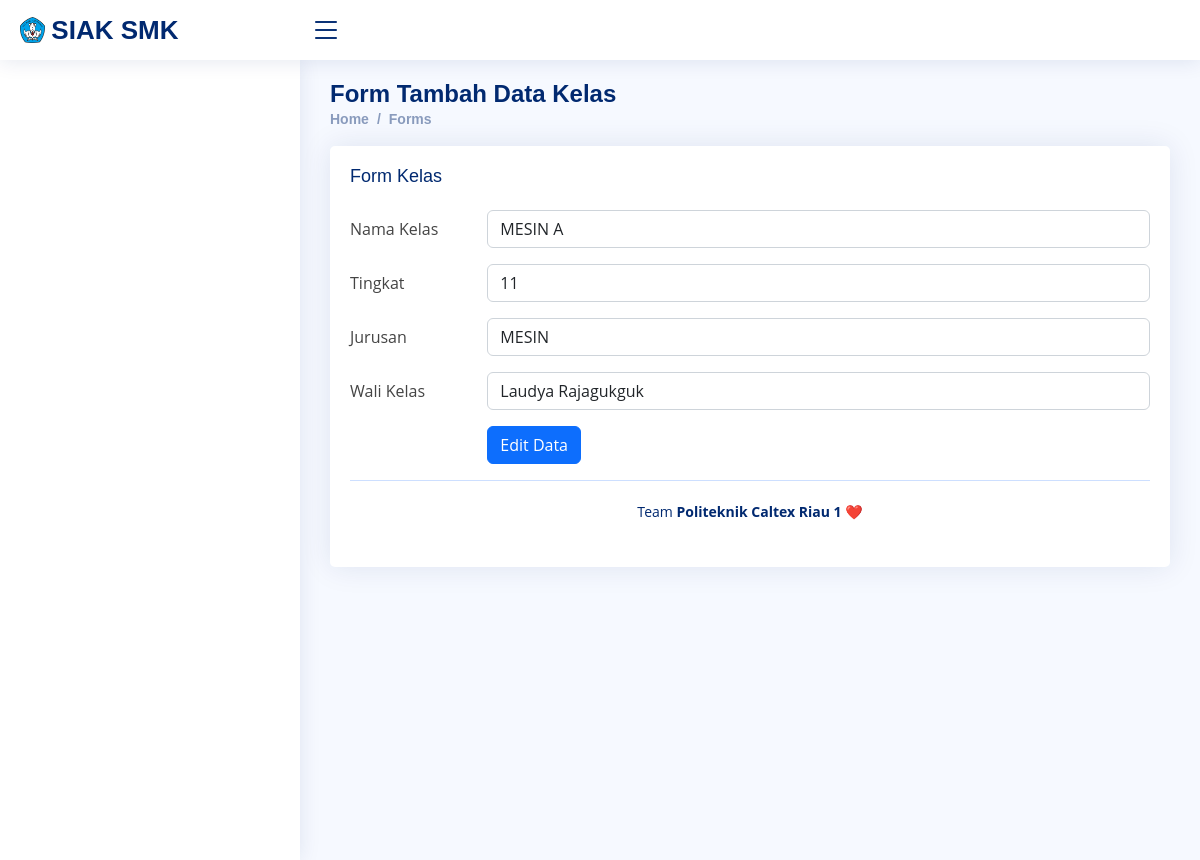
The app's page /Kelas/edit/11 with its own data.
### tables this page shows
CREATE TABLE `kelas` (
  `id_kelas` int(10) NOT NULL,
  `nama_kelas` varchar(100) NOT NULL,
  `jurusan` int(100) NOT NULL,
  `wali_kelas` int(100) NOT NULL,
  `tingkat` int(11) NOT NULL
);

CREATE TABLE `jurusan` (
  `id_jurusan` int(10) NOT NULL,
  `nama_jurusan` varchar(100) NOT NULL
);

CREATE TABLE `guru` (
  `id_guru` int(10) NOT NULL,
  `password` varchar(100) NOT NULL,
  `nama` varchar(100) NOT NULL,
  `nip` varchar(18) NOT NULL,
  `alamat` varchar(100) NOT NULL,
  `jk` enum('Laki-Laki','Perempuan') NOT NULL,
  `agama` enum('Islam','Kristen Protestan','Katolik','Hindu','Buddha','Konghucu') NOT NULL,
  `tmptlahir` varchar(100) NOT NULL,
  `tgllahir` date NOT NULL,
  `notelp` varchar(15) NOT NULL,
  `gambar` varchar(100) NOT NULL
);

### application/controllers/Kelas.php (called while the page is built, shortened)
<?php
class Kelas extends CI_Controller
{
    public function __construct()
    {
        $this->load->model('Kelas_model');
        $this->load->model('Jurusan_model');
        $this->load->model('Guru_model');
        $this->load->library('session');
        $this->load->library('form_validation');
    }
    public function edit($id)
    {
        $data['judul'] = "Halaman Edit Kelas";
        $data['kelas'] = $this->Kelas_model->getById($id);
        $data['jurusan'] = $this->Jurusan_model->get();
        $data['guru'] = $this->Guru_model->get();
        $this->form_validation->set_rules('nama_kelas', 'Nama Kelas', 'required', [
            'required' => 'Nama Kelas Wajib diisi',
        ]);
        $this->form_validation->set_rules('jurusan', 'Jurusan Kerja ', 'required', [
            'required' => 'Jurusan Kerja Wajib diisi',
        ]);
        $this->form_validation->set_rules('tingkat', 'Tingkat ', 'required', [
            'required' => 'Tingkat Wajib diisi',
        ]);
        $this->form_validation->set_rules('wali_kelas', 'Wali Kelas ', 'required', [
            'required' => 'Wali Kelas Wajib diisi',
        ]);
        if ($this->form_validation->run() == false) {
            $this->load->view("layout/header", $data);
            $this->load->view("kelas/vw_ubah_kelas", $data);
            $this->load->view("layout/footer");
        }
    }
}
?>

### index.php (called while the page is built, shortened)
<?php
require_once BASEPATH.'core/CodeIgniter.php';

### application/models/Kelas_model.php (called while the page is built, shortened)
<?php
class Kelas_model extends CI_Model
{
    public $table = 'kelas';
    public function getById($id)
    {
        $this->db->from($this->table);
        $this->db->where('id_kelas', $id);
        $query = $this->db->get();
        return $query->row_array();
    }
}

### application/models/Jurusan_model.php (called while the page is built, shortened)
<?php
class Jurusan_model extends CI_Model
{
    public $table = 'jurusan';
    public function get()
    {
        $this->db->from($this->table);
        $query = $this->db->get();
        return $query->result_array();
    }
}
?>

### application/models/Guru_model.php (called while the page is built, shortened)
<?php
class Guru_model extends CI_Model
{
    public $table = 'guru';
    public function get()
    {
        $this->db->from($this->table);
        $query = $this->db->get();
        return $query->result_array();
    }
}

### application/views/kelas/vw_ubah_kelas.php (the view, shortened to what this page needs)
<main id="main" class="main">
    <div class="pagetitle">
        <h1>Form Tambah Data Kelas</h1>
        <nav>
            <ol class="breadcrumb">
                <li class="breadcrumb-item"><a href="<?= base_url('Dashboard') ?>">Home</a></li>
                <li class="breadcrumb-item">Forms</li>
            </ol>
        </nav>
    </div>
    <section class="section">
        <div class="row">
            <div class="col-lg-12">
                <div class="card">
                    <div class="card-body">
                        <h5 class="card-title">Form Kelas</h5>
                        <form action="" method="POST">
                            <form>
                                <div class="row mb-3">
                                    <label for="nama" class="col-sm-2 col-form-label">Nama
                                        Kelas</label>
                                    <div class="col-sm-10">
                                        <input type="text" name="nama_kelas" value="<?= $kelas['nama_kelas']; ?>"
                                            class="form-control" id="nama_kelas" placeholder="Nama Kelas">
                                    </div>
                                </div>
                                <div class="row mb-3">
                                    <label for="tingkat" class="col-sm-2 col-form-label">Tingkat</label>
                                    <div class="col-sm-10">
                                        <select name="tingkat" id="tingkat" class="form-control">
                                            <option value="11" <?php if ($kelas['tingkat'] == "11") {
                                                                    echo "selected";
                                                                } ?>>11</option>
                                        </select>
                                    </div>
                                </div>
                                <div class="row mb-3">
                                    <label for="jurusan" class="col-sm-2 col-form-label">Jurusan</label>
                                    <div class="col-sm-10">
                                        <select name="jurusan" id="jurusan" class="form-control">
                                            <?php foreach ($jurusan as $j) : ?>
                                            <option value="<?= $j['id_jurusan']; ?>" <?php if ($kelas['jurusan'] == $j['id_jurusan']) {
                                                                                            echo "selected";
                                                                                        } ?>><?= $j['nama_jurusan']; ?>
                                            </option>
                                            <?php endforeach; ?>
                                        </select>
                                    </div>
                                </div>
                                <div class="row mb-3">
                                    <label for="wali_kelas" class="col-sm-2 col-form-label">Wali Kelas</label>
                                    <div class="col-sm-10">
                                        <select name="wali_kelas" id="wali_kelas" class="form-control">
                                            <?php foreach ($guru as $g) : ?>
                                            <option value="<?= $g['id_guru']; ?>" <?php if ($kelas['wali_kelas'] == $g['id_guru']) {
                                                                                        echo "selected";
                                                                                    } ?>><?= $g['nama']; ?>
                                            </option>
                                            <?php endforeach; ?>
                                        </select>
                                    </div>
                                </div>
                                <div class="row mb-3">
                                    <label class="col-sm-2 col-form-label"></label>
                                    <div class="col-sm-10">
                                        <button type="submit" name="edit" class="btn btn-primary">Edit Data</button>
                                    </div>
                                </div>
                            </form>

### assets/css/style.css (style rules this page uses)
:root { scroll-behavior: smooth; }
body { font-family: "Open Sans", sans-serif; background: #f6f9ff; color: #444444; }
a { color: #4154f1; text-decoration: none; }
h1, h2, h3, h4, h5, h6 { font-family: "Nunito", sans-serif; }
#main { margin-top: 60px; padding: 20px 30px; transition: all 0.3s; min-height: 100vh; }
.pagetitle { margin-bottom: 10px; }
.pagetitle h1 { font-size: 24px; margin-bottom: 0; font-weight: 600; color: #012970; }
.card { margin-bottom: 30px; border: none; border-radius: 5px; box-shadow: 0px 0 30px rgba(1, 41, 112, 0.1); margin-left: auto; margin-right: auto; }
.card-title { padding: 20px 0 15px 0; font-size: 18px; font-weight: 500; color: #012970; font-family: "Poppins", sans-serif; }
.card-body { padding: 0 20px 20px 20px; }
.breadcrumb { font-size: 14px; font-family: "Nunito", sans-serif; color: #899bbd; font-weight: 600; }
.breadcrumb a { color: #899bbd; transition: 0.3s; }
.breadcrumb .breadcrumb-item::before { color: #899bbd; }
@media (min-width: 1200px) { #main { margin-left: 300px; } }

### records on screen
kelas: nama_kelas "MESIN A", tingkat "11", jurusan "MESIN", wali_kelas "Laudya Rajagukguk"
